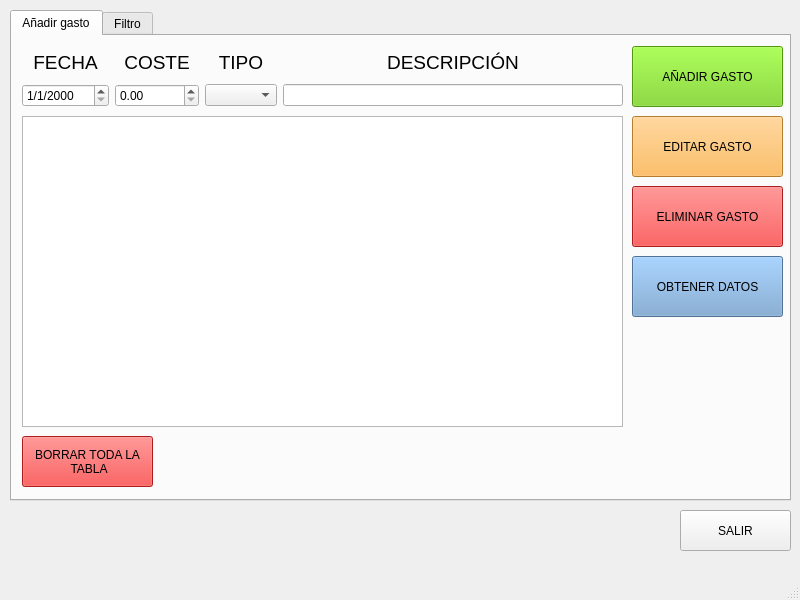
<?xml version="1.0" encoding="UTF-8"?>
<ui version="4.0">
 <class>MainWindow</class>
 <widget class="QMainWindow" name="MainWindow">
  <property name="geometry">
   <rect>
    <x>0</x>
    <y>0</y>
    <width>800</width>
    <height>600</height>
   </rect>
  </property>
  <property name="windowTitle">
   <string>GastosApp</string>
  </property>
  <property name="layoutDirection">
   <enum>Qt::LeftToRight</enum>
  </property>
  <widget class="QWidget" name="centralwidget">
   <widget class="QPushButton" name="exitBtn">
    <property name="geometry">
     <rect>
      <x>680</x>
      <y>510</y>
      <width>111</width>
      <height>41</height>
     </rect>
    </property>
    <property name="text">
     <string>SALIR</string>
    </property>
   </widget>
   <widget class="QTabWidget" name="tabWidget">
    <property name="geometry">
     <rect>
      <x>10</x>
      <y>10</y>
      <width>781</width>
      <height>491</height>
     </rect>
    </property>
    <property name="currentIndex">
     <number>0</number>
    </property>
    <widget class="QWidget" name="addGastoTab">
     <attribute name="title">
      <string>Añadir gasto</string>
     </attribute>
     <widget class="QPushButton" name="deleteCurrentBtn">
      <property name="geometry">
       <rect>
        <x>620</x>
        <y>150</y>
        <width>151</width>
        <height>61</height>
       </rect>
      </property>
      <property name="styleSheet">
       <string notr="true">background-color: rgb(239, 41, 41);
font: 700 10pt &quot;Ubuntu&quot;;</string>
      </property>
      <property name="text">
       <string>ELIMINAR GASTO</string>
      </property>
     </widget>
     <widget class="QPushButton" name="deleteBtn">
      <property name="geometry">
       <rect>
        <x>10</x>
        <y>400</y>
        <width>131</width>
        <height>51</height>
       </rect>
      </property>
      <property name="layoutDirection">
       <enum>Qt::LeftToRight</enum>
      </property>
      <property name="autoFillBackground">
       <bool>false</bool>
      </property>
      <property name="styleSheet">
       <string notr="true">background-color: rgb(239, 41, 41);
font: 700 10pt &quot;Ubuntu&quot;;</string>
      </property>
      <property name="text">
       <string>BORRAR TODA LA
 TABLA</string>
      </property>
     </widget>
     <widget class="QPushButton" name="refreshBtn">
      <property name="geometry">
       <rect>
        <x>620</x>
        <y>220</y>
        <width>151</width>
        <height>61</height>
       </rect>
      </property>
      <property name="styleSheet">
       <string notr="true">background-color: rgb(114, 159, 207);
font: 700 10pt &quot;Ubuntu&quot;;</string>
      </property>
      <property name="text">
       <string>OBTENER DATOS</string>
      </property>
     </widget>
     <widget class="QTableView" name="tableView">
      <property name="geometry">
       <rect>
        <x>10</x>
        <y>80</y>
        <width>601</width>
        <height>311</height>
       </rect>
      </property>
     </widget>
     <widget class="QPushButton" name="saveBtn">
      <property name="geometry">
       <rect>
        <x>620</x>
        <y>10</y>
        <width>151</width>
        <height>61</height>
       </rect>
      </property>
      <property name="styleSheet">
       <string notr="true">background-color: rgb(115, 210, 22);
font: 700 10pt &quot;Ubuntu&quot;;</string>
      </property>
      <property name="text">
       <string>AÑADIR GASTO</string>
      </property>
     </widget>
     <widget class="QWidget" name="gridLayoutWidget">
      <property name="geometry">
       <rect>
        <x>10</x>
        <y>10</y>
        <width>601</width>
        <height>61</height>
       </rect>
      </property>
      <layout class="QGridLayout" name="gridLayout">
       <item row="0" column="1">
        <widget class="QLabel" name="label_2">
         <property name="font">
          <font>
           <pointsize>14</pointsize>
          </font>
         </property>
         <property name="text">
          <string>COSTE</string>
         </property>
         <property name="alignment">
          <set>Qt::AlignCenter</set>
         </property>
        </widget>
       </item>
       <item row="1" column="0">
        <widget class="QDateEdit" name="dateEdit">
         <property name="locale">
          <locale language="Spanish" country="Spain"/>
         </property>
         <property name="displayFormat">
          <string>d/M/yyyy</string>
         </property>
         <property name="timeSpec">
          <enum>Qt::UTC</enum>
         </property>
        </widget>
       </item>
       <item row="1" column="2">
        <widget class="QComboBox" name="comboBox"/>
       </item>
       <item row="0" column="2">
        <widget class="QLabel" name="label_3">
         <property name="font">
          <font>
           <pointsize>14</pointsize>
          </font>
         </property>
         <property name="text">
          <string>TIPO</string>
         </property>
         <property name="alignment">
          <set>Qt::AlignCenter</set>
         </property>
        </widget>
       </item>
       <item row="1" column="1">
        <widget class="QDoubleSpinBox" name="doubleSpinBox">
         <property name="maximum">
          <double>999999.989999999990687</double>
         </property>
        </widget>
       </item>
       <item row="0" column="0">
        <widget class="QLabel" name="label">
         <property name="font">
          <font>
           <pointsize>14</pointsize>
          </font>
         </property>
         <property name="text">
          <string>FECHA</string>
         </property>
         <property name="alignment">
          <set>Qt::AlignCenter</set>
         </property>
        </widget>
       </item>
       <item row="0" column="3">
        <widget class="QLabel" name="label_4">
         <property name="font">
          <font>
           <pointsize>14</pointsize>
          </font>
         </property>
         <property name="text">
          <string>DESCRIPCIÓN</string>
         </property>
         <property name="alignment">
          <set>Qt::AlignCenter</set>
         </property>
        </widget>
       </item>
       <item row="1" column="3">
        <widget class="QLineEdit" name="lineEdit"/>
       </item>
      </layout>
     </widget>
     <widget class="QPushButton" name="editBtn">
      <property name="geometry">
       <rect>
        <x>620</x>
        <y>80</y>
        <width>151</width>
        <height>61</height>
       </rect>
      </property>
      <property name="styleSheet">
       <string notr="true">background-color: rgb(252, 175, 62);
font: 700 10pt &quot;Ubuntu&quot;;</string>
      </property>
      <property name="text">
       <string>EDITAR GASTO</string>
      </property>
     </widget>
    </widget>
    <widget class="QWidget" name="filterTab">
     <attribute name="title">
      <string>Filtro</string>
     </attribute>
     <widget class="QTableView" name="tableViewFilter">
      <property name="geometry">
       <rect>
        <x>10</x>
        <y>80</y>
        <width>601</width>
        <height>311</height>
       </rect>
      </property>
     </widget>
     <widget class="QPushButton" name="buscarBtn">
      <property name="geometry">
       <rect>
        <x>620</x>
        <y>10</y>
        <width>151</width>
        <height>61</height>
       </rect>
      </property>
      <property name="styleSheet">
       <string notr="true">background-color: rgb(115, 210, 22);
font: 700 10pt &quot;Ubuntu&quot;;</string>
      </property>
      <property name="text">
       <string>BUSCAR</string>
      </property>
     </widget>
     <widget class="QComboBox" name="filterByCbx">
      <property name="geometry">
       <rect>
        <x>10</x>
        <y>10</y>
        <width>151</width>
        <height>61</height>
       </rect>
      </property>
      <property name="font">
       <font>
        <pointsize>12</pointsize>
       </font>
      </property>
     </widget>
     <widget class="QWidget" name="gridLayoutWidget_2">
      <property name="geometry">
       <rect>
        <x>170</x>
        <y>10</y>
        <width>302</width>
        <height>61</height>
       </rect>
      </property>
      <layout class="QGridLayout" name="gridLayout_2">
       <item row="1" column="1">
        <widget class="QDateEdit" name="fromDate">
         <property name="enabled">
          <bool>false</bool>
         </property>
         <property name="locale">
          <locale language="Spanish" country="Spain"/>
         </property>
         <property name="displayFormat">
          <string>d/M/yyyy</string>
         </property>
         <property name="timeSpec">
          <enum>Qt::UTC</enum>
         </property>
        </widget>
       </item>
       <item row="0" column="2">
        <widget class="QLabel" name="label_6">
         <property name="font">
          <font>
           <pointsize>14</pointsize>
          </font>
         </property>
         <property name="text">
          <string>HASTA</string>
         </property>
         <property name="alignment">
          <set>Qt::AlignCenter</set>
         </property>
        </widget>
       </item>
       <item row="0" column="1">
        <widget class="QLabel" name="label_5">
         <property name="font">
          <font>
           <pointsize>14</pointsize>
          </font>
         </property>
         <property name="text">
          <string>DESDE</string>
         </property>
         <property name="alignment">
          <set>Qt::AlignCenter</set>
         </property>
        </widget>
       </item>
       <item row="1" column="2">
        <widget class="QDateEdit" name="toDate">
         <property name="enabled">
          <bool>false</bool>
         </property>
         <property name="locale">
          <locale language="Spanish" country="Spain"/>
         </property>
         <property name="displayFormat">
          <string>d/M/yyyy</string>
         </property>
         <property name="timeSpec">
          <enum>Qt::UTC</enum>
         </property>
        </widget>
       </item>
       <item row="1" column="0">
        <widget class="QComboBox" name="tipoCbx">
         <property name="enabled">
          <bool>false</bool>
         </property>
         <item>
          <property name="text">
           <string>Hipoteca</string>
          </property>
         </item>
         <item>
          <property name="text">
           <string>Comunidad</string>
          </property>
         </item>
         <item>
          <property name="text">
           <string>Garaje</string>
          </property>
         </item>
        </widget>
       </item>
       <item row="0" column="0">
        <widget class="QLabel" name="label_7">
         <property name="font">
          <font>
           <pointsize>14</pointsize>
          </font>
         </property>
         <property name="text">
          <string>TIPO</string>
         </property>
         <property name="alignment">
          <set>Qt::AlignCenter</set>
         </property>
        </widget>
       </item>
      </layout>
     </widget>
    </widget>
   </widget>
  </widget>
  <widget class="QStatusBar" name="statusbar"/>
  <widget class="QMenuBar" name="menubar">
   <property name="geometry">
    <rect>
     <x>0</x>
     <y>0</y>
     <width>800</width>
     <height>20</height>
    </rect>
   </property>
  </widget>
  <action name="actionSALIR">
   <property name="text">
    <string>SALIR</string>
   </property>
  </action>
 </widget>
 <resources/>
 <connections/>
</ui>
